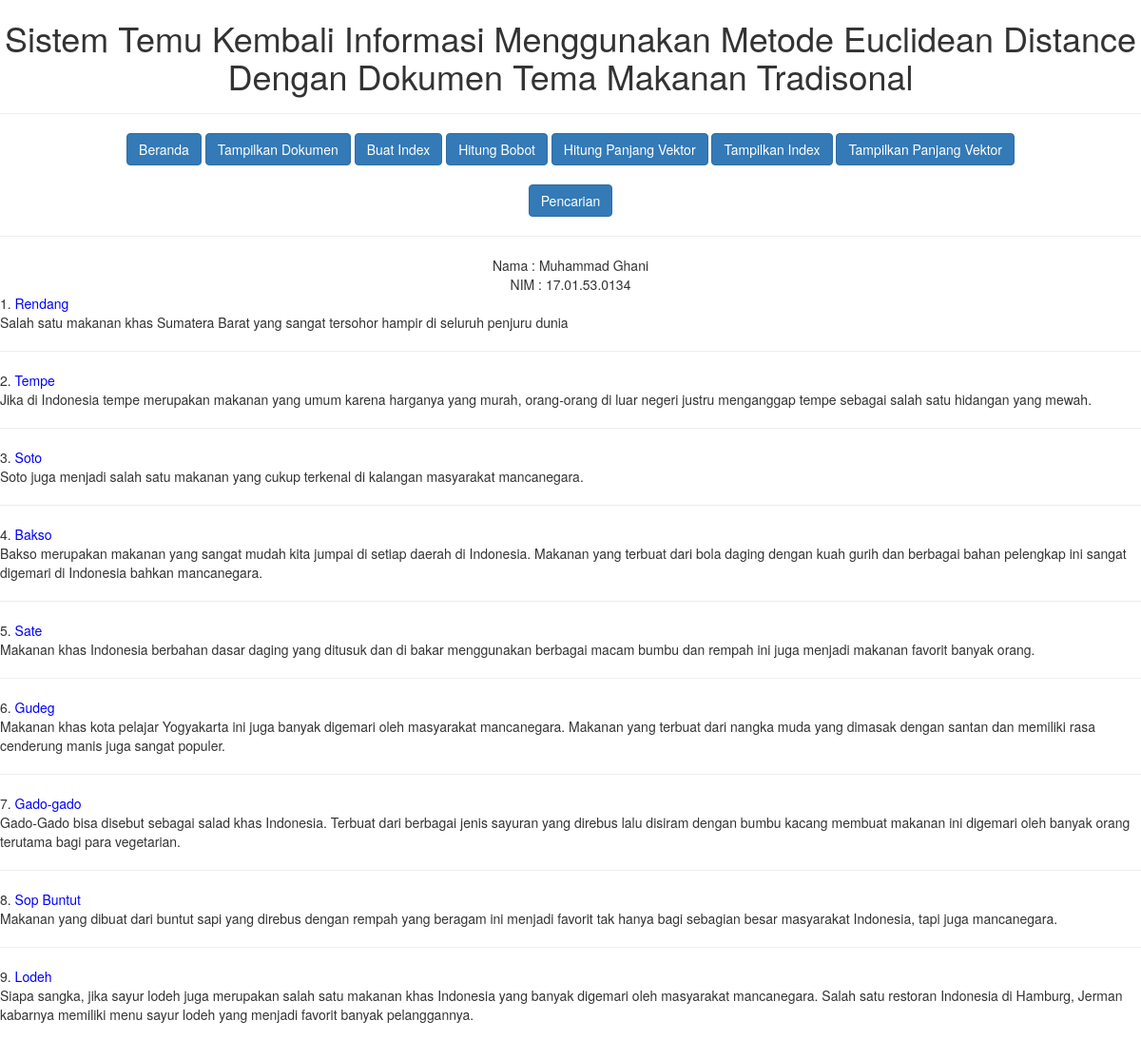
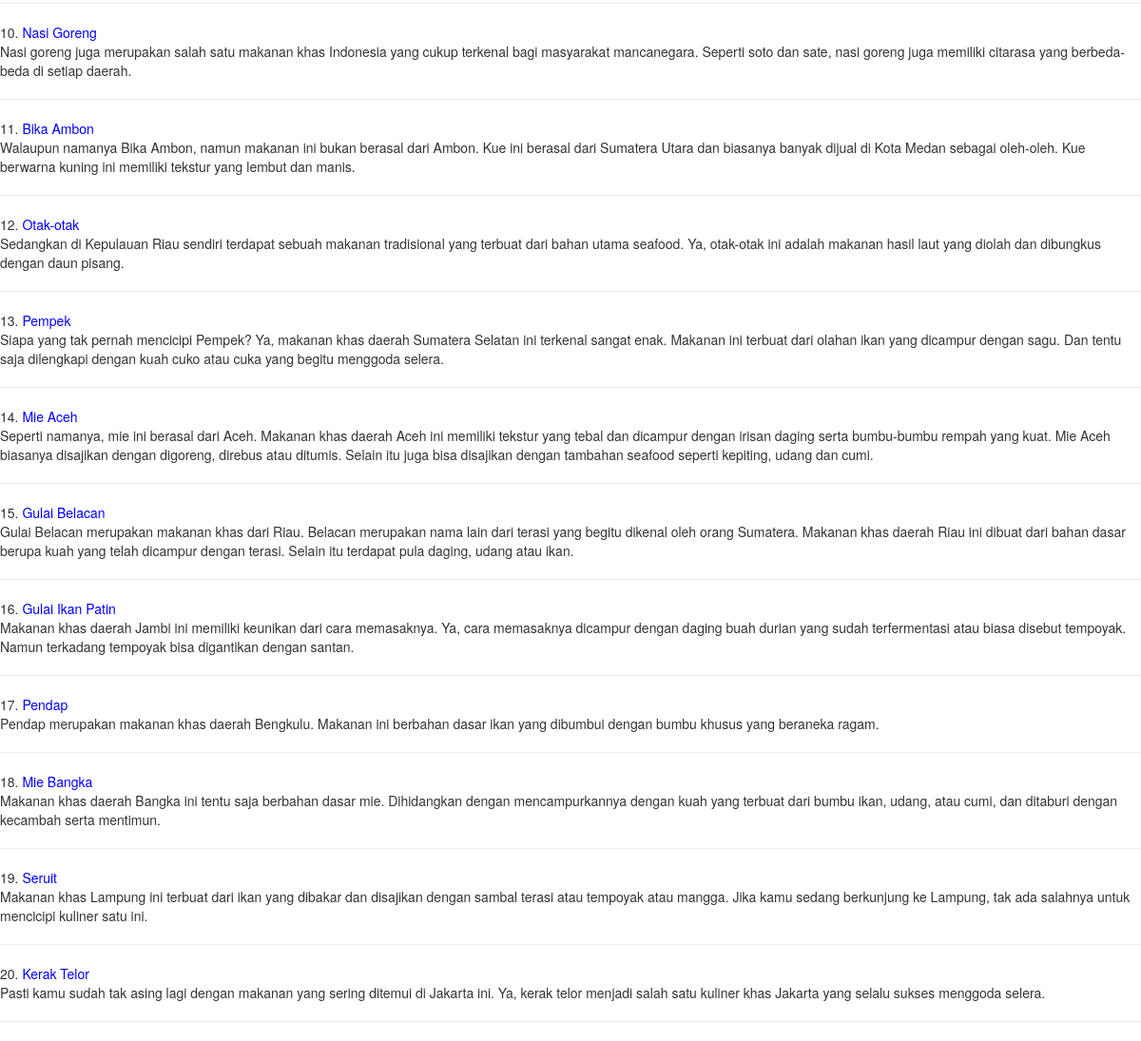
The page /index.php?act=corpus on the database its author committed (2 pictures, top to bottom).
### tables this page shows
CREATE TABLE `tbberita` (
  `Id` int(11) NOT NULL,
  `Judul` varchar(100) NOT NULL,
  `Berita` text NOT NULL
);

### index.php (the view, shortened to what this page needs)
<head>
    <link href="css/bootstrap.min.css" rel="stylesheet">
</head>
<body>
<h1 align=center>Sistem Temu Kembali Informasi Menggunakan Metode Euclidean Distance Dengan Dokumen Tema Makanan Tradisonal</h1>
<hr>
<div align=center>
<div class="container">
<a href="index.php" class="btn btn-primary">Beranda</a>
<a href="index.php?act=corpus" class="btn btn-primary">Tampilkan Dokumen</a>
<a href="index.php?act=indexing" class="btn btn-primary">Buat Index</a>
<a href="index.php?act=bobot" class="btn btn-primary">Hitung Bobot</a>
<a href="index.php?act=panjangvektor" class="btn btn-primary">Hitung Panjang Vektor</a>
<a href="index.php?act=showindex" class="btn btn-primary">Tampilkan Index</a>
<a href="index.php?act=showvektor" class="btn btn-primary">Tampilkan Panjang Vektor</a>
<br/>
<br/>
<a href="index.php?act=retrieve" class="btn btn-primary">Pencarian</a>
</div>
</div>
<hr />
<div align=center>
Nama 	: Muhammad Ghani <br/>
NIM		: 17.01.53.0134
</div>
<?php
include 'fungsi.php';
$apa = @$_GET["act"];
if ($apa == "corpus") {
	$result = mysqli_query($con,"SELECT * FROM tbberita ORDER BY Id");
	while($row = mysqli_fetch_array($result)) {
		echo $row['Id'] . ". <font color =blue>" . $row['Judul'] . "</font><br />" . $row['Berita'];
		echo "<hr />";
	}
}
?>
</body>

### rows shown on the page
tbberita: Id "1", Judul "Rendang", Berita "Salah satu makanan khas Sumatera Barat yang sangat tersohor hampir di seluruh penjuru dunia"
tbberita: Id "2", Judul "Tempe", Berita "Jika di Indonesia tempe merupakan makanan yang umum karena harganya yang murah, orang-orang di luar negeri justru menganggap tempe sebagai salah satu hidangan yang mewah."
tbberita: Id "3", Judul "Soto", Berita "Soto juga menjadi salah satu makanan yang cukup terkenal di kalangan masyarakat mancanegara."
tbberita: Id "4", Judul "Bakso", Berita "Bakso merupakan makanan yang sangat mudah kita jumpai di setiap daerah di Indonesia. Makanan yang terbuat dari bola daging dengan kuah gurih dan berbagai bahan pelengkap ini sangat digemari di Indonesia bahkan mancanegara."
tbberita: Id "5", Judul "Sate", Berita "Makanan khas Indonesia berbahan dasar daging yang ditusuk dan di bakar menggunakan berbagai macam bumbu dan rempah ini juga menjadi makanan favorit banyak orang."
tbberita: Id "6", Judul "Gudeg", Berita "Makanan khas kota pelajar Yogyakarta ini juga banyak digemari oleh masyarakat mancanegara. Makanan yang terbuat dari nangka muda yang dimasak dengan santan dan memiliki rasa cenderung manis juga sangat populer."
tbberita: Id "7", Judul "Gado-gado", Berita "Gado-Gado bisa disebut sebagai salad khas Indonesia. Terbuat dari berbagai jenis sayuran yang direbus lalu disiram dengan bumbu kacang membuat makanan ini digemari oleh banyak orang terutama bagi para vegetarian."
tbberita: Id "8", Judul "Sop Buntut", Berita "Makanan yang dibuat dari buntut sapi yang direbus dengan rempah yang beragam ini menjadi favorit tak hanya bagi sebagian besar masyarakat Indonesia, tapi juga mancanegara."
tbberita: Id "9", Judul "Lodeh", Berita "Siapa sangka, jika sayur lodeh juga merupakan salah satu makanan khas Indonesia yang banyak digemari oleh masyarakat mancanegara. Salah satu restoran Indonesia di Hamburg, Jerman kabarnya memiliki menu sayur lodeh yang menjadi favorit banyak pelanggannya."
tbberita: Id "10", Judul "Nasi Goreng", Berita "Nasi goreng juga merupakan salah satu makanan khas Indonesia yang cukup terkenal bagi masyarakat mancanegara. Seperti soto dan sate, nasi goreng juga memiliki citarasa yang berbeda-beda di setiap daerah."
tbberita: Id "11", Judul "Bika Ambon", Berita "Walaupun namanya Bika Ambon, namun makanan ini bukan berasal dari Ambon. Kue ini berasal dari Sumatera Utara dan biasanya banyak dijual di Kota Medan sebagai oleh-oleh. Kue berwarna kuning ini memiliki tekstur yang lembut dan manis."
tbberita: Id "12", Judul "Otak-otak", Berita "Sedangkan di Kepulauan Riau sendiri terdapat sebuah makanan tradisional yang terbuat dari bahan utama seafood. Ya, otak-otak ini adalah makanan hasil laut yang diolah dan dibungkus dengan daun pisang."
tbberita: Id "13", Judul "Pempek", Berita "Siapa yang tak pernah mencicipi Pempek? Ya, makanan khas daerah Sumatera Selatan ini terkenal sangat enak. Makanan ini terbuat dari olahan ikan yang dicampur dengan sagu. Dan tentu saja dilengkapi dengan kuah cuko atau cuka yang begitu menggoda selera."
tbberita: Id "14", Judul "Mie Aceh", Berita "Seperti namanya, mie ini berasal dari Aceh. Makanan khas daerah Aceh ini memiliki tekstur yang tebal dan dicampur dengan irisan daging serta bumbu-bumbu rempah yang kuat. Mie Aceh biasanya disajikan dengan digoreng, direbus atau ditumis. Selain itu juga bisa disajikan dengan tambahan seafood seperti kepiting, udang dan cumi."
tbberita: Id "15", Judul "Gulai Belacan", Berita "Gulai Belacan merupakan makanan khas dari Riau. Belacan merupakan nama lain dari terasi yang begitu dikenal oleh orang Sumatera. Makanan khas daerah Riau ini dibuat dari bahan dasar berupa kuah yang telah dicampur dengan terasi. Selain itu terdapat pula daging, udang atau ikan."
tbberita: Id "16", Judul "Gulai Ikan Patin", Berita "Makanan khas daerah Jambi ini memiliki keunikan dari cara memasaknya. Ya, cara memasaknya dicampur dengan daging buah durian yang sudah terfermentasi atau biasa disebut tempoyak. Namun terkadang tempoyak bisa digantikan dengan santan."
tbberita: Id "17", Judul "Pendap", Berita "Pendap merupakan makanan khas daerah Bengkulu. Makanan ini berbahan dasar ikan yang dibumbui dengan bumbu khusus yang beraneka ragam."
tbberita: Id "18", Judul "Mie Bangka", Berita "Makanan khas daerah Bangka ini tentu saja berbahan dasar mie. Dihidangkan dengan mencampurkannya dengan kuah yang terbuat dari bumbu ikan, udang, atau cumi, dan ditaburi dengan kecambah serta mentimun."
tbberita: Id "19", Judul "Seruit", Berita "Makanan khas Lampung ini terbuat dari ikan yang dibakar dan disajikan dengan sambal terasi atau tempoyak atau mangga. Jika kamu sedang berkunjung ke Lampung, tak ada salahnya untuk mencicipi kuliner satu ini."
tbberita: Id "20", Judul "Kerak Telor", Berita "Pasti kamu sudah tak asing lagi dengan makanan yang sering ditemui di Jakarta ini. Ya, kerak telor menjadi salah satu kuliner khas Jakarta yang selalu sukses menggoda selera."
